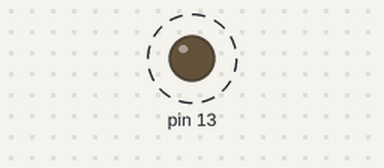
A sketch run on a simulated Arduino Uno, built with avr-gcc and run on an emulated ATmega328P. Parts: output pins drawn as LEDs (lit = HIGH). Dashed ring = blinking.

Above: at 0.5 s.
Timing chart, 0 to 4.8 s (numbered marks = the images above):
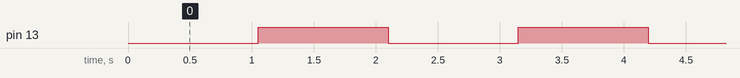

The sketch:

155-timer.ino
```cpp
/*
 * https://sites.google.com/site/qeewiki/books/avr-guide/timers-on-the-atmega328
 */

void setup() {
  Serial.begin(9600);
  pinMode(13, OUTPUT);

  //imposta prescaler a 1024
  TCCR1A = 0;
  TCCR1B = 0b00000100;

  //reset contatore
  TCNT1 = 0;

  //abilita interrupt
  TIMSK1 = 0b00000001;
}

volatile unsigned int tick = LOW;

ISR(TIMER1_OVF_vect) {
  tick++;
}

void loop() {
  if (tick%2 == 0) {
    digitalWrite(13, LOW);
  } else {
    digitalWrite(13, HIGH);
  }
}
```

Measured:
- by itself, pin 13: alternates HIGH for 1.0 s and LOW for 1.0 s
